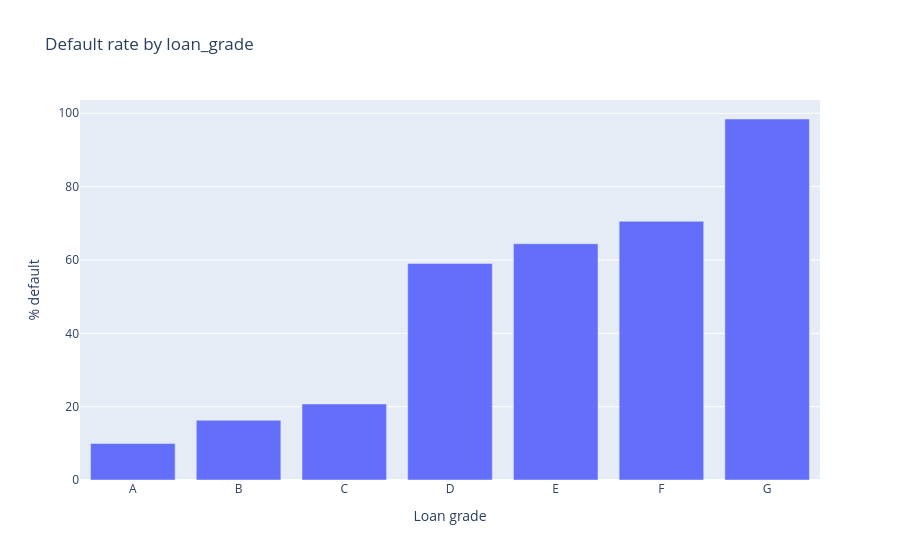

Notebook code for this chart:
### Markdown cell above
## `loan_grade` / `loan_int_rate` vs. `loan_status` — leakage check

### Code cell
default_by_grade = (df.groupby('loan_grade')['loan_status'].mean() * 100).round(2).sort_index()
default_by_grade = default_by_grade.reset_index(name='default_rate_pct')

fig_default_grade = px.bar(
    default_by_grade, x='loan_grade', y='default_rate_pct',
    title='Default rate by loan_grade',
    labels={'default_rate_pct': '% default', 'loan_grade': 'Loan grade'},
)
fig_default_grade.show()
default_by_grade

### Figure 1 — Plotly figure (JSON) as saved in the notebook; plotly's stock layout.template omitted (floating-point values rounded to 4 significant figures)
{"data": [{"hovertemplate": "Loan grade=%{x}<br>% default=%{y}<extra></extra>", "legendgroup": "", "marker": {"color": "#636efa", "pattern": {"shape": ""}}, "name": "", "orientation": "v", "showlegend": false, "textposition": "auto", "type": "bar", "x": ["A", "B", "C", "D", "E", "F", "G"], "xaxis": "x", "y": [9.96, 16.28, 20.73, 59.05, 64.42, 70.54, 98.44], "yaxis": "y"}], "layout": {"barmode": "relative", "legend": {"tracegroupgap": 0}, "title": {"text": "Default rate by loan_grade"}, "xaxis": {"anchor": "y", "domain": [0, 1], "title": {"text": "Loan grade"}}, "yaxis": {"anchor": "x", "domain": [0, 1], "title": {"text": "% default"}}}}
